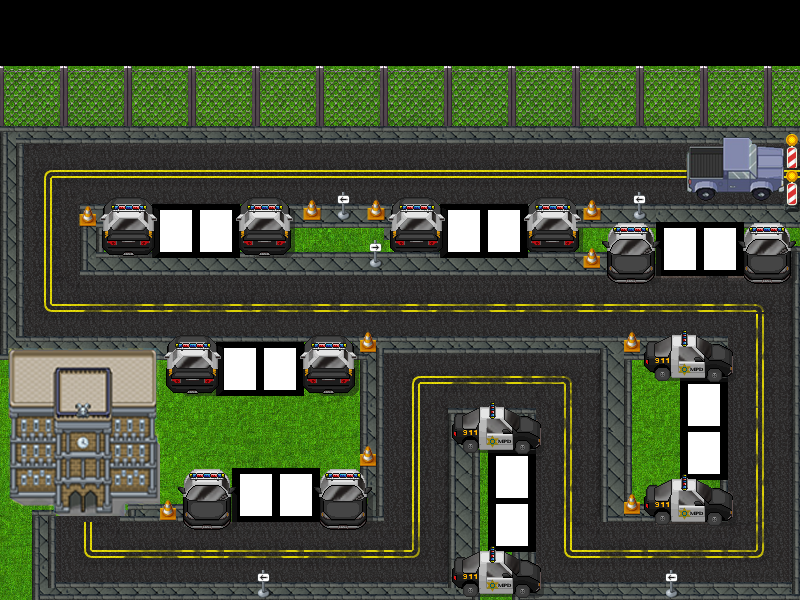

Below is a game level as drawn by its tile map, then a one-line description and the .tmx that defines it (tile-layer data replaced by summaries):
An orthogonal 100x100 tile map with 8x6 px tiles, 4 tile layers (Terreno, Capa de Patrones 1, Capa Superior, Capa superior fail), 10 tilesets and 228 objects (212x camino, 14x plaza, spawn, banco).

<map version="1.0" orientation="orthogonal" renderorder="right-down" width="100" height="100" tilewidth="8" tileheight="6" nextobjectid="235">
 <tileset firstgid="1" name="black" tilewidth="8" tileheight="6" tilecount="55500" columns="250">
  <image source="black.png" width="2000" height="1333" />
 </tileset>
 <tileset firstgid="55501" name="grass" tilewidth="8" tileheight="6" tilecount="7500" columns="75">
  <image source="121_tile_ZooBoing-com_Grass.jpg86af7810-d636-43d5-8737-e7527e8ba21cLarge.jpg" width="600" height="600" />
 </tileset>
 <tileset firstgid="63001" name="carretera1" tilewidth="8" tileheight="6" tilecount="3072" columns="48">
  <image source="carreteras.png" width="384" height="384" />
 </tileset>
 <tileset firstgid="66073" name="carretera2" tilewidth="8" tileheight="6" tilecount="3072" columns="48">
  <image source="carreteras2.png" width="384" height="384" />
 </tileset>
 <tileset firstgid="69145" name="urbanAssets" tilewidth="8" tileheight="6" tilecount="5440" columns="64">
  <image source="urban_streets_c_by_schwarzenacht-d8cmhcy.png" width="512" height="512" />
 </tileset>
 <tileset firstgid="74585" name="banco" tilewidth="8" tileheight="6" tilecount="2100" columns="50">
  <image source="rustboro_metropolis_by_princelegendario-d2kkuab.png" width="400" height="256" />
 </tileset>
 <tileset firstgid="76685" name="cochesPoli" tilewidth="8" tileheight="6" tilecount="3072" columns="48">
  <image source="autodepolicia.png" width="384" height="384" />
 </tileset>
 <tileset firstgid="79757" name="white" tilewidth="8" tileheight="6" tilecount="15750" columns="150">
  <image source="white.jpg" width="1200" height="630" />
 </tileset>
 <tileset firstgid="95507" name="acera" tilewidth="8" tileheight="6" tilecount="16384" columns="128">
  <image source="acera.png" width="1024" height="768" />
 </tileset>
 <tileset firstgid="111891" name="spawn" tilewidth="8" tileheight="6" tilecount="357" columns="21">
  <image source="cocheSpawn3.png" width="171" height="107" />
 </tileset>
 <layer name="Terreno" width="100" height="100">
  <data>[10000 cells, 10000 non-empty, 3598 distinct tile ids]</data>
 </layer>
 <layer name="Capa de Patrones 1" width="100" height="100">
  <data>[10000 cells, 2798 non-empty, 449 distinct tile ids]</data>
 </layer>
 <layer name="Capa Superior" width="100" height="100">
  <data>[10000 cells, 4165 non-empty, 1404 distinct tile ids]</data>
 </layer>
 <layer name="Capa superior fail" width="100" height="100">
  <data>[10000 cells, 1307 non-empty, 320 distinct tile ids]</data>
 </layer>
 <objectgroup name="objetos">
  <object id="1" name="plaza1" type="plaza" x="488" y="209.333" width="31.8182" height="42.4848">
   <properties>
    <property name="ocupada" type="bool" value="false" />
   </properties>
  </object>
  <object id="2" name="plaza2" type="plaza" x="448" y="209.667" width="31.8182" height="42.4848">
   <properties>
    <property name="ocupada" type="bool" value="false" />
   </properties>
  </object>
  <object id="3" name="plaza3" type="plaza" x="200.091" y="209.883" width="31.8182" height="42.4848">
   <properties>
    <property name="ocupada" type="bool" value="false" />
   </properties>
  </object>
  <object id="4" name="plaza4" type="plaza" x="159.966" y="209.883" width="31.8182" height="42.4848">
   <properties>
    <property name="ocupada" type="bool" value="false" />
   </properties>
  </object>
  <object id="5" name="plaza5" type="plaza" x="663.841" y="227.758" width="31.8182" height="42.4848">
   <properties>
    <property name="ocupada" type="bool" value="false" />
   </properties>
  </object>
  <object id="6" name="plaza6" type="plaza" x="704.091" y="227.758" width="31.8182" height="42.4848">
   <properties>
    <property name="ocupada" type="bool" value="false" />
   </properties>
  </object>
  <object id="7" name="plaza7" type="plaza" x="223.97" y="347.939" width="31.8182" height="42.4848">
   <properties>
    <property name="ocupada" type="bool" value="false" />
   </properties>
  </object>
  <object id="8" name="plaza8" type="plaza" x="264.091" y="347.758" width="31.8182" height="42.4848">
   <properties>
    <property name="ocupada" type="bool" value="false" />
   </properties>
  </object>
  <object id="9" name="plaza9" type="plaza" x="687.841" y="383.758" width="31.8182" height="42.4848">
   <properties>
    <property name="ocupada" type="bool" value="false" />
   </properties>
  </object>
  <object id="10" name="plaza10" type="plaza" x="687.841" y="431.758" width="31.8182" height="42.4848">
   <properties>
    <property name="ocupada" type="bool" value="false" />
   </properties>
  </object>
  <object id="11" name="plaza11" type="plaza" x="495.848" y="455.849" width="31.8182" height="42.4848">
   <properties>
    <property name="ocupada" type="bool" value="false" />
   </properties>
  </object>
  <object id="12" name="plaza12" type="plaza" x="496.091" y="503.758" width="31.8182" height="42.4848">
   <properties>
    <property name="ocupada" type="bool" value="false" />
   </properties>
  </object>
  <object id="13" name="plaza13" type="plaza" x="279.758" y="474.091" width="31.8182" height="42.4848">
   <properties>
    <property name="ocupada" type="bool" value="false" />
   </properties>
  </object>
  <object id="14" name="plaza14" type="plaza" x="239.924" y="474.091" width="31.8182" height="42.4848">
   <properties>
    <property name="ocupada" type="bool" value="false" />
   </properties>
  </object>
  <object id="15" name="spawn" x="690.667" y="148.333" width="32" height="29.3333" />
  <object id="16" name="banco" x="56.3333" y="513.667" width="63.6667" height="5" />
  <object id="21" name="camino1" type="camino" x="671.636" y="167.455" width="12.9091" height="12.3636" />
  <object id="23" name="camino2" type="camino" x="658.455" y="167.455" width="12.9091" height="12.3636" />
  <object id="24" name="camino3" type="camino" x="645.545" y="167.455" width="12.9091" height="12.3636" />
  <object id="25" name="camino4" type="camino" x="632.273" y="167.455" width="12.9091" height="12.3636" />
  <object id="26" name="camino5" type="camino" x="619.182" y="167.455" width="12.9091" height="12.3636" />
  <object id="27" name="camino6" type="camino" x="605.909" y="167.455" width="12.9091" height="12.3636" />
  <object id="28" name="camino7" type="camino" x="592.636" y="167.455" width="12.9091" height="12.3636" />
  <object id="29" name="camino8" type="camino" x="579.727" y="167.455" width="12.9091" height="12.3636" />
  <object id="30" name="camino9" type="camino" x="566.636" y="167.455" width="12.9091" height="12.3636" />
  <object id="31" name="camino10" type="camino" x="553.545" y="167.455" width="12.9091" height="12.3636" />
  <object id="32" name="camino11" type="camino" x="540.273" y="167.455" width="12.9091" height="12.3636" />
  <object id="33" name="camino12" type="camino" x="527" y="167.455" width="12.9091" height="12.3636" />
  <object id="34" name="camino13" type="camino" x="513.727" y="167.455" width="12.9091" height="12.3636" />
  <object id="35" name="camino14" type="camino" x="500.455" y="167.455" width="12.9091" height="12.3636" />
  <object id="36" name="camino15" type="camino" x="487.182" y="167.455" width="12.9091" height="12.3636" />
  <object id="37" name="camino16" type="camino" x="474.091" y="167.455" width="12.9091" height="12.3636" />
  <object id="38" name="camino17" type="camino" x="460.818" y="167.455" width="12.9091" height="12.3636" />
  <object id="39" name="camino18" type="camino" x="447.727" y="167.455" width="12.9091" height="12.3636" />
  <object id="40" name="camino19" type="camino" x="434.455" y="167.455" width="12.9091" height="12.3636" />
  <object id="41" name="camino20" type="camino" x="421.364" y="167.455" width="12.9091" height="12.3636" />
  <object id="42" name="camino21" type="camino" x="408.091" y="167.455" width="12.9091" height="12.3636" />
  </objectgroup>
</map>
<!-- 191 of 228 objects omitted -->
